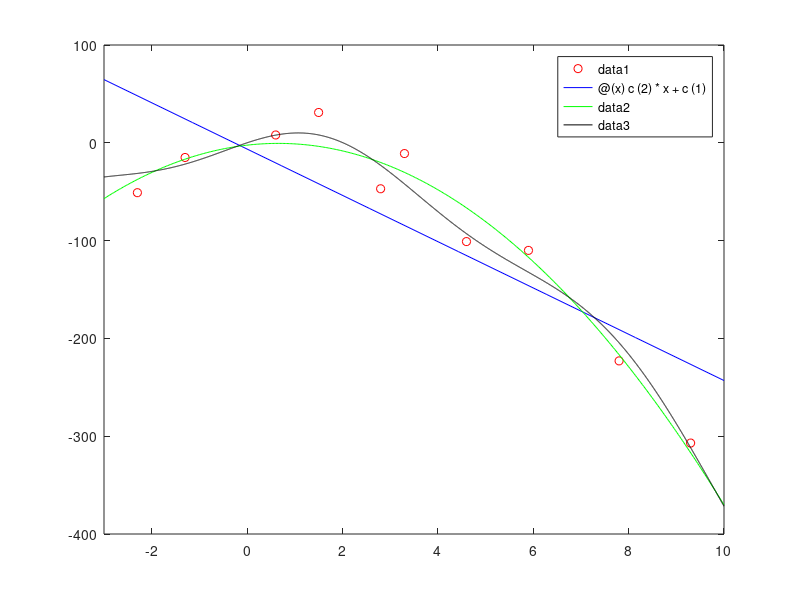

Here is the MATLAB script that generated this plot:

xi =[ -2.3, -1.3, 0.6, 1.5, 2.8, 3.3, 4.6, 5.9, 7.8, 9.3];
yi =[ -51, -15, 8, 31, -47, -11, -101, -110, -223, -307];

% linearni
MLin = [ length(xi), sum(xi); sum(xi), sum(xi.^2)]
fiLin = [sum(yi); sum(yi.*xi)]

c = MLin\fiLin

Lin =@(x) c(2)*x+c(1)

% kvadraticka

MQ = [sum(xi.^4), sum(xi.^3), sum(xi.^2); sum(xi.^3), sum(xi.^2), sum(xi); sum(xi.^2), sum(xi), length(xi)]
fiQ = [sum(yi.*(xi.^2)); sum(yi.*xi); sum(yi)]

cQ = MQ\fiQ

Qad =@(x) cQ(1)*x^2 + cQ(2)*x + cQ(3)

% c1*sin(x) +c2*x^2

M = [sum(sin(xi).^2), sum((xi.^2).*sin(xi)); sum((xi.^2).*sin(xi)), sum(xi.^4)]
fi = [sum(yi.*sin(xi)); sum(yi.*xi.^2)]

c = M\fi

f = @(x)c(1)*sin(x) + c(2)*x^2

plot(xi,yi,'ro')
hold on
fplot(Lin,[-3,10],'color','blue')
fplot(Qad,[-3,10],'color','green')
fplot(f,[-3,10],'color','black')